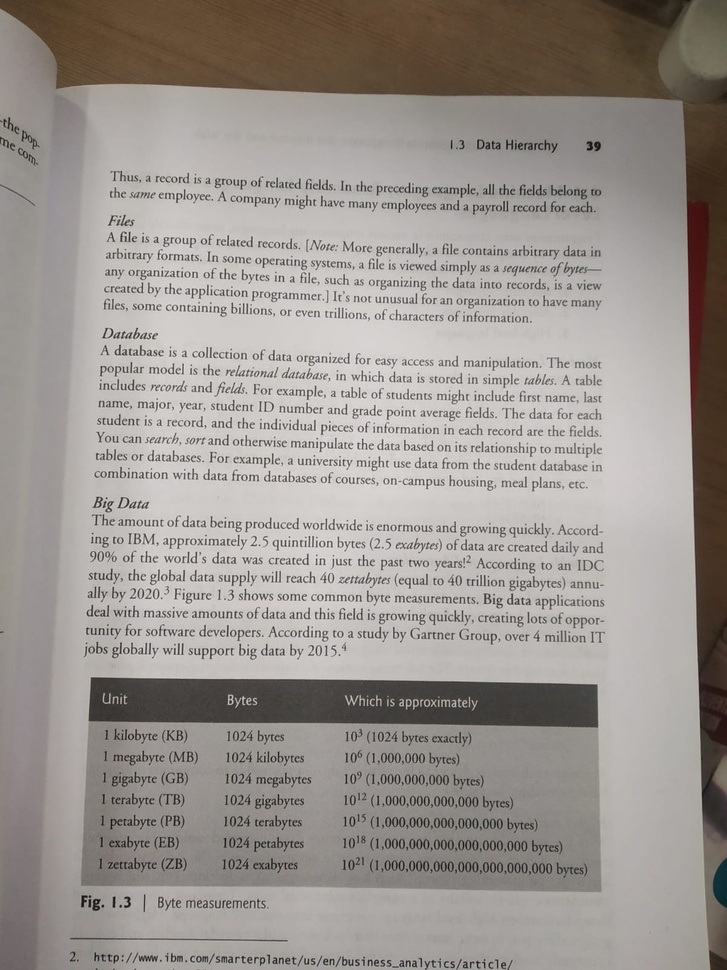
#> input picture Final/input.jpg, 727 x 970 px, shrunk from 1200 x 1600 before the run
$ jupyter execute 'Image Pre-processor Final.ipynb'
#> lines starting #> are read from the running program, lines starting #| are printed output that depends on the picture
[cell 1]
# Image pre-processor cleans a given color image and produces a binary image output

import cv2
import numpy as np
import matplotlib.pyplot as plt

[cell 2]
# taking input image
tbpg = cv2.imread("input.jpg")
#> tbpg is the input picture: shape (970, 727, 3); mean B, G, R 144.5, 149.3, 155.3
if tbpg.all() == None:
    print("image not found")

# changing to standard rgb color
tbpg = cv2.cvtColor(tbpg, cv2.COLOR_BGR2RGB)
# gray-scaling
tbpg = cv2.cvtColor(tbpg, cv2.COLOR_RGB2GRAY)
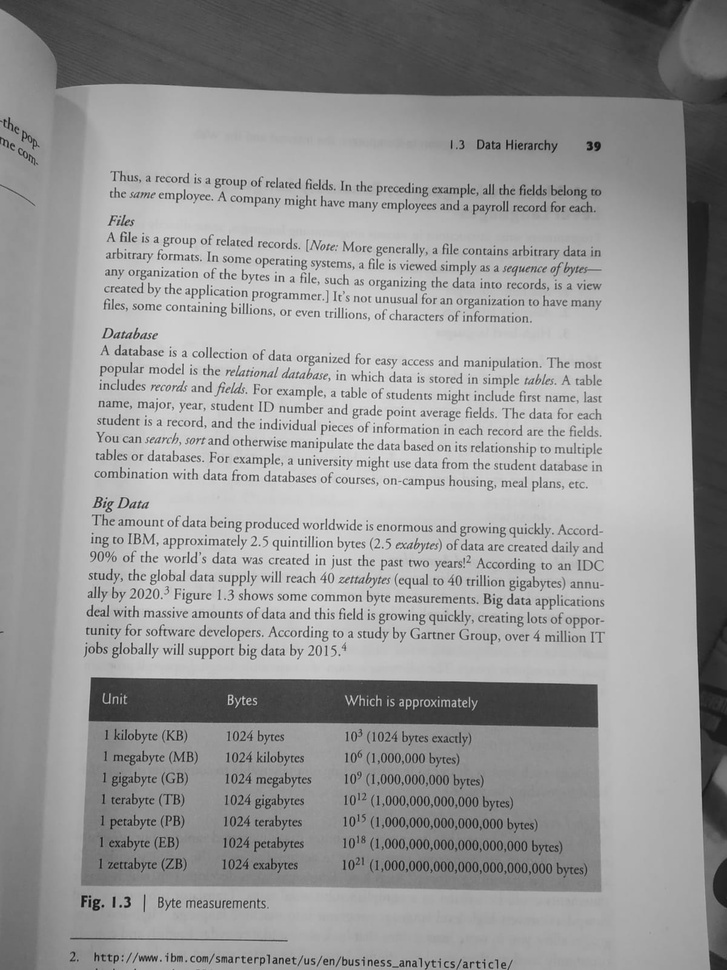
#> tbpg: shape (970, 727); min 14, max 245, mean 150.6
# sharpening.
kernel = np.array([[0, -1, 0],
                   [-1, 5,-1],
                   [0, -1, 0]])
tbpg = cv2.filter2D(src=tbpg, ddepth=-1, kernel=kernel)
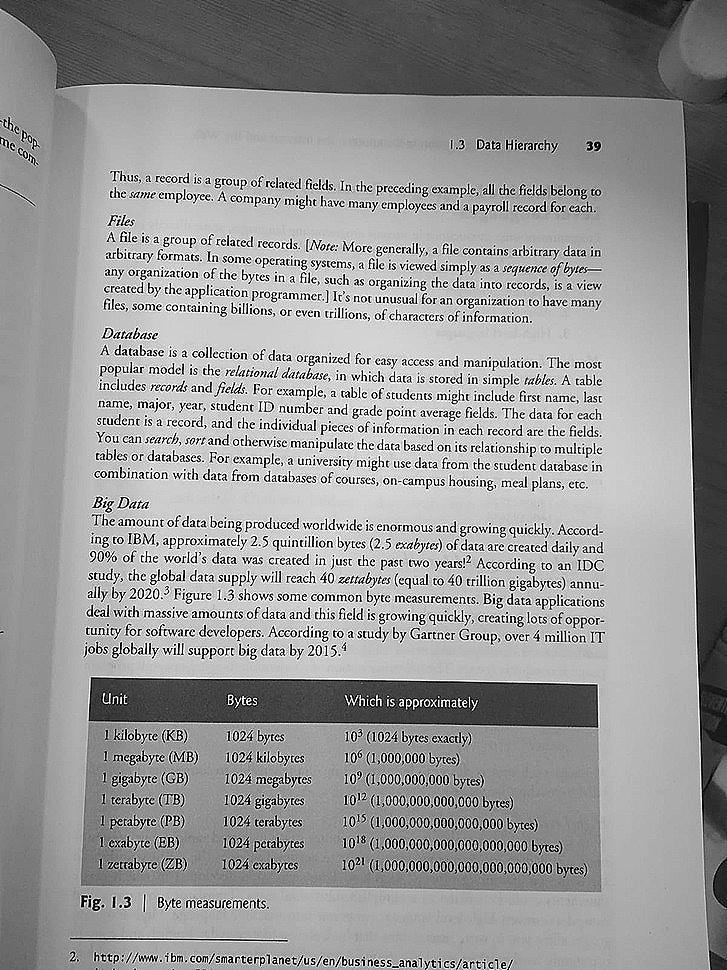
#> tbpg: shape (970, 727); min 0, max 255, mean 150.9
# denoising
tbpg = cv2.fastNlMeansDenoising(tbpg, h=40)
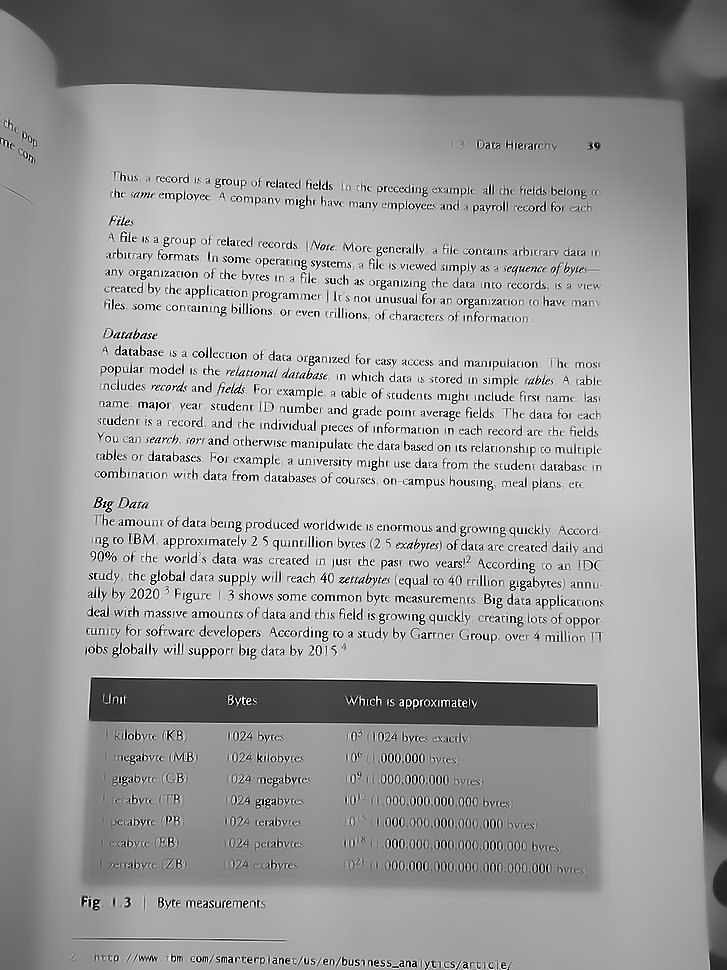
#> tbpg: shape (970, 727); min 0, max 255, mean 152.3
# binarization
tbpg = cv2.adaptiveThreshold(tbpg,255,cv2.ADAPTIVE_THRESH_GAUSSIAN_C,cv2.THRESH_BINARY,11,2)
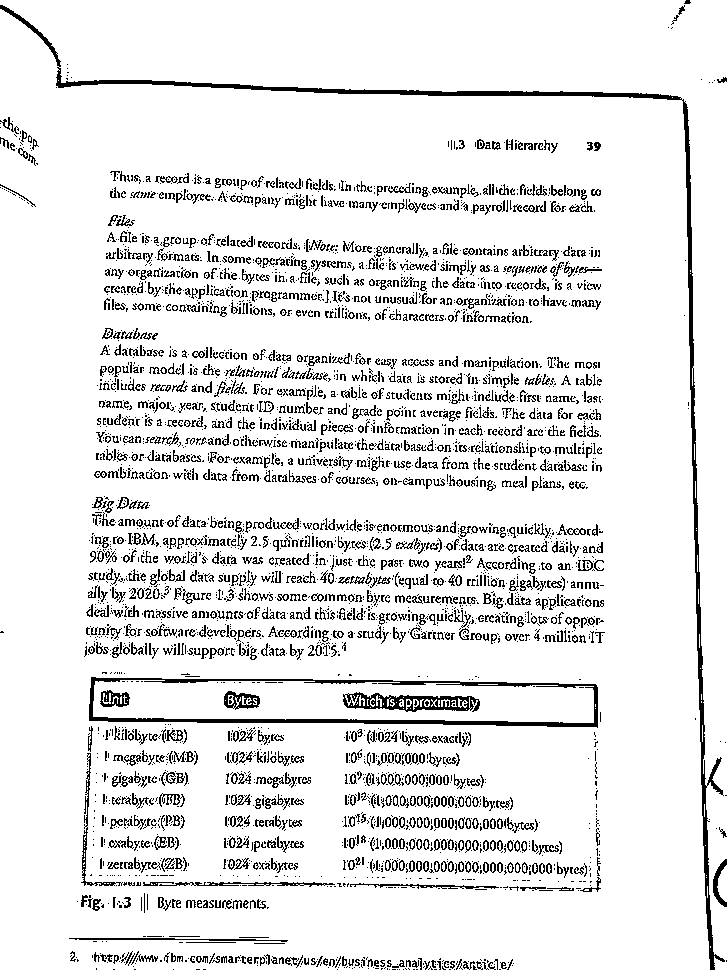
#> tbpg: shape (970, 727); 90% white; black in thin lines or dots

# display result
plt.imshow(tbpg, cmap="binary", vmin=0, vmax=255)

# save result
cv2.imwrite('output.jpg', tbpg)
#> Out = True
